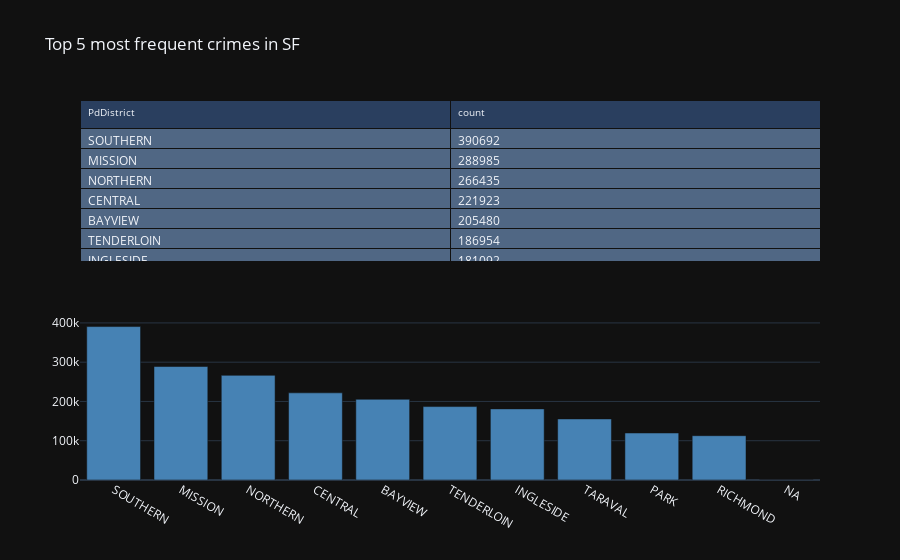

Notebook source saved alongside this figure:
### Code cell
# Top district crime count
fig = make_subplots(rows=2, cols=1, shared_xaxes=False, specs=[[{"type": "table"}],[{"type": "bar"}]])

fig.add_trace(
    go.Table(
        header=dict(
            values=list(df_t5_district.columns),
            font=dict(size=10),
            align="left"
        ),
        cells=dict(
            values=[df_t5_district[k].tolist() for k in df_t5_district.columns],
            align = "left")
    ),
    row=1, col=1
)

fig.add_trace(
    go.Bar(x=df_t5_district['PdDistrict'], y=df_t5_district['count'], marker_color="steelblue"),
    row=2, col=1
)

fig.update_layout(
    template='plotly_dark',
    height=500,
    showlegend=False,
    title_text="Top 5 most frequent crimes in SF"
)

fig.show()

### Figure 1 — Plotly figure (JSON) as saved in the notebook; plotly's stock layout.template omitted (floating-point values rounded to 4 significant figures)
{"data": [{"cells": {"align": "left", "values": [["SOUTHERN", "MISSION", "NORTHERN", "CENTRAL", "BAYVIEW", "TENDERLOIN", "INGLESIDE", "TARAVAL", "PARK", "RICHMOND", "NA"], [390692, 288985, 266435, 221923, 205480, 186954, 181092, 155461, 119698, 112804, 1]]}, "domain": {"x": [0, 1], "y": [0.575, 1]}, "header": {"align": "left", "font": {"size": 10}, "values": ["PdDistrict", "count"]}, "type": "table"}, {"marker": {"color": "steelblue"}, "type": "bar", "x": ["SOUTHERN", "MISSION", "NORTHERN", "CENTRAL", "BAYVIEW", "TENDERLOIN", "INGLESIDE", "TARAVAL", "PARK", "RICHMOND", "NA"], "xaxis": "x", "y": [390692, 288985, 266435, 221923, 205480, 186954, 181092, 155461, 119698, 112804, 1], "yaxis": "y"}], "layout": {"autosize": true, "showlegend": false, "title": {"text": "Top 5 most frequent crimes in SF"}, "xaxis": {"anchor": "y", "autorange": true, "domain": [0, 1], "range": [-0.5, 10.5], "type": "category"}, "yaxis": {"anchor": "x", "autorange": true, "domain": [0, 0.425], "range": [0, 411300.0], "type": "linear"}}}
